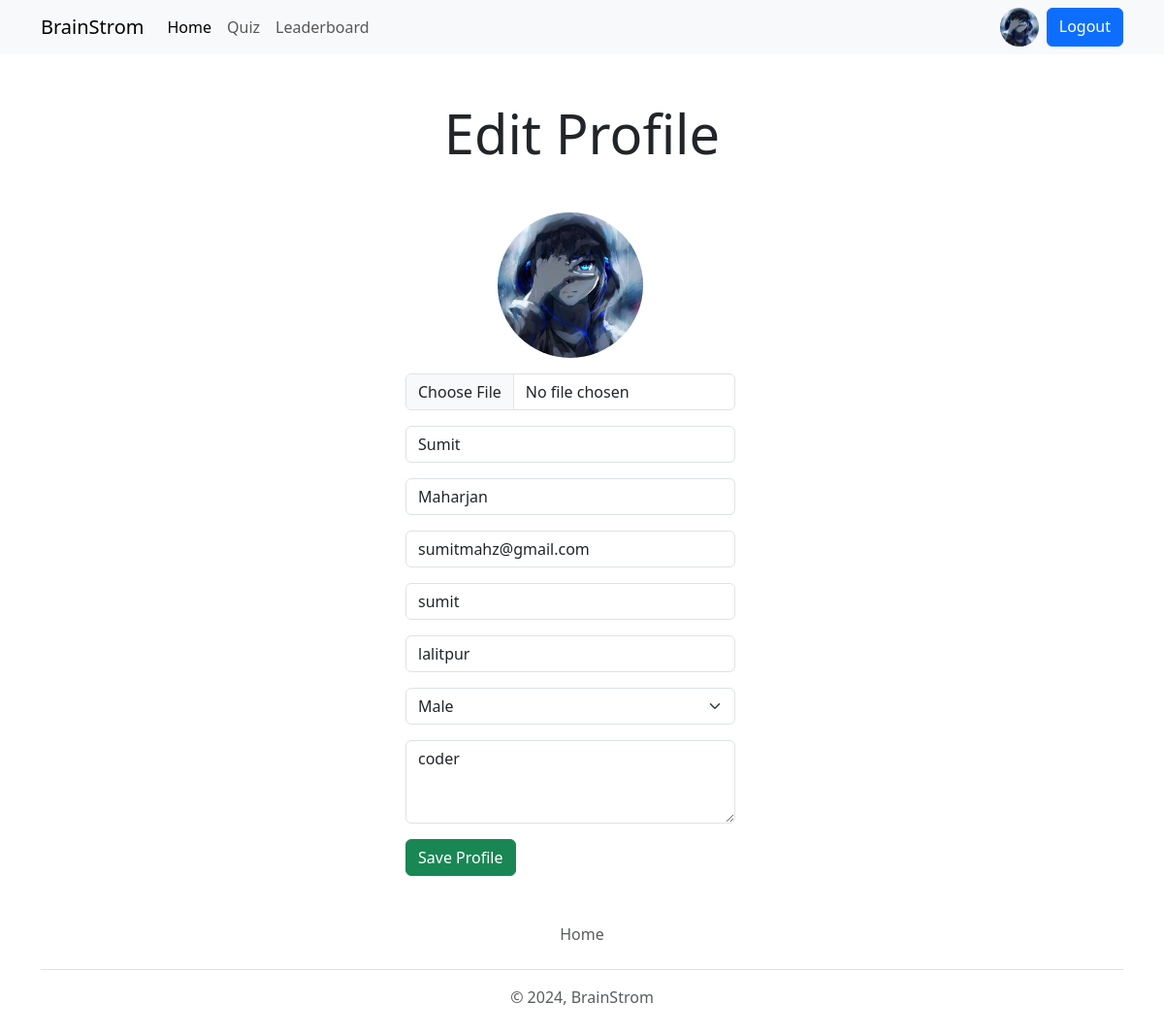
The app's page /user/settings (signed in) with its own data.
### account/models.py (models this page shows, shortened)
class Profile(models.Model):
    user = models.OneToOneField(User, on_delete=models.CASCADE, null=True, verbose_name='User Obj') #verbose_name
    bio = models.TextField(blank=True, null=True)
    profile_img = models.ImageField(upload_to='profile_images', default='user.png', blank=True,null=True ,verbose_name='Profile Pic')
    location = models.CharField(max_length=100, blank=True,null=True)
    GENDER = (
        ('Male','Male'),
        ('Female','Female'),
        ('Other','Other'),
    )
    gender = models.CharField(max_length=6, choices=GENDER, blank=True, null=True)

### account/views.py (the view, shortened to what this page needs)
# urls.py: path('settings', views.editProfile, name='edit_profile'),
@login_required(login_url='login')
def editProfile(request):
    user_object = User.objects.get(username=request.user)
    user_profile = Profile.objects.get(user=user_object)
    context = {"user_profile": user_profile}
    return render(request, 'profile-edit.html', context)

### templates/profile-edit.html (shortened to what this page needs)
{% extends 'index.html' %}
{% block content %}
  <h1 class="display-4 text-center my-5">Edit Profile</h1>
  <div class="container">
    <div class="row row-cols-sm-1 row-cols-lg-3 container">
      <div class="col-12">
      </div>
      <div class="col-12">
        <form action="" method="POST" enctype="multipart/form-data">
            <div class="mb-3 d-flex justify-content-center">
                <img src="{{user_profile.profile_img.url}}" alt="profile-pic" width="150" height="150" class="rounded-circle">
            </div>
            <div class="mb-3">
                <input type="file" name="profile_img" class="form-control" id="exampleInputImage">
              </div>
              <div class="mb-3">
                <input type="text" name="firstname" value="{{user_profile.user.first_name}}" class="form-control" id="exampleInputFirstName" placeholder="First Name" required>
              </div>
              <div class="mb-3">
                <input type="text" name="lastname" value="{{user_profile.user.last_name}}" class="form-control" id="exampleInputLastName" placeholder="Last Name" required>
              </div>
              <div class="mb-3">
                <input type="email" name="email" value="{{user_profile.user.email}}" class="form-control" id="exampleInputEmail2" aria-describedby="emailHelp"
                  placeholder="Email" required>
              </div>
              <div class="mb-3">
                <input type="text" name="username" value="{{user_profile.user.username}}" class="form-control" id="exampleInputUsername1" aria-describedby="emailHelp"
                  placeholder="Username" required>
              </div>
              <div class="mb-3">
                <input type="text" name="location" value="{{user_profile.location}}" class="form-control" id="exampleInputLocation" placeholder="Location" required>
              </div>
              <div class="mb-3">
                <select class="form-select form-control" name="gender" id="exampleInputGender" aria-label="Default select example" required>
                    <option {% if user_profile.gender == 'Male' %}selected{% endif %} value="Male">Male</option>
                  </select>
              </div>
          <div class="mb-3">
            <textarea class="form-control" name="bio" id="exampleFormControlTextarea1" rows="3" placeholder="Your Bio" required>{{user_profile.bio}}</textarea>
          </div>
          <button type="submit" class="btn btn-success">Save Profile</button>
        </form>
      </div>
      <div class="col-12">
      </div>
    </div>
  </div>
  {% endblock content %}

### templates/components/navbar.html (shortened to what this page needs)
    <nav class="navbar navbar-expand-lg bg-body-tertiary d-none d-lg-block">
        <div class="container">
          <a class="navbar-brand" href="{% url 'home' %}">BrainStrom</a>
          <div class="collapse navbar-collapse" id="navbarSupportedContent">
            <ul class="navbar-nav me-auto mb-2 mb-lg-0">
              <li class="nav-item">
                <a class="nav-link active" aria-current="page" href="{% url 'home' %}">Home</a>
              </li>
              <li class="nav-item">
                <a class="nav-link" href="{% url 'all_quiz' %}">Quiz</a>
              </li>
              <li class="nav-item">
                <a class="nav-link" href="{% url 'leaderboard' %}">Leaderboard</a>
              </li>
            </ul>
            <form class="d-flex" role="search">
              {% if request.user.is_authenticated %}
              <a href="{% url 'profile' request.user.username %}" data-bs-toggle="tooltip" data-bs-placement="bottom" data-bs-title="@{{request.user.username}}" class="mx-2">
                <img src="{{user_profile.profile_img.url}}" class="rounded-circle" width="40" height="40" alt="profile_img">
              </a>
              <a href="{% url 'logout' %}" class="btn btn-primary">Logout</a>
              {% else %}
              <a href="{% url 'login' %}" class="btn btn-primary ms-2">Login</a>
              {% endif %}
            </form>
          </div>
        </div>
      </nav>

### records on screen
Profile: profile_img (picture), firstname "Sumit", lastname "Maharjan", email "sumitmahz@gmail.com", username "sumit", location "lalitpur", gender "Male", bio "coder"
